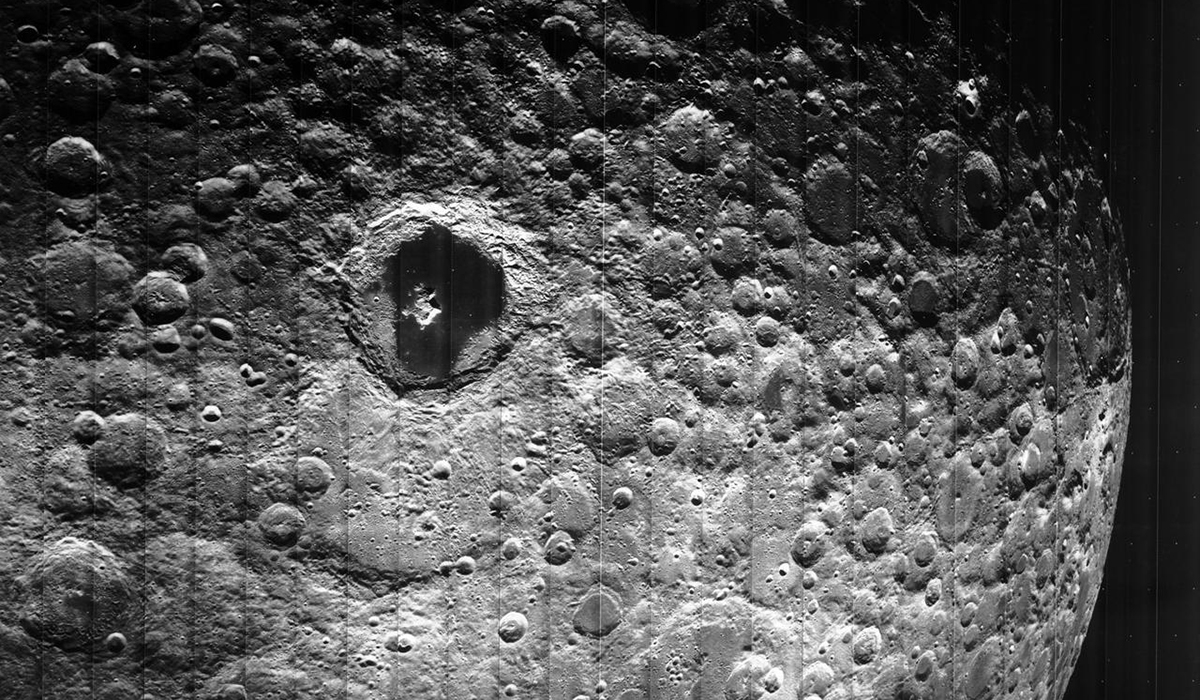
#> input picture Semana4/FFT2D/moon.jpg, 1200 x 700 px
$ jupyter execute --allow-errors FFT2D.ipynb
#> lines starting #> are read from the running program, lines starting #| are printed output that depends on the picture
EJERCICIO 1: FILTRO RUIDO PERIÓDICO IMAGEN 2D

[cell 1]
import numpy as np
import matplotlib.pylab as plt
from scipy.fftpack import fft, fftfreq, fft2, fftshift, ifft2, ifftshift

# 1) Almacene los datos de la imagen (use imread: https://matplotlib.org/stable/api/_as_gen/matplotlib.pyplot.imread.html)

# 2) Use la librería de scipy de transformada de fourier en 2d y la trasnformada inversa
#(https://docs.scipy.org/doc/scipy/reference/generated/scipy.fft.fft2.html)
#para hacer un código que filtre el ruido periodico que tiene la imagen de la luna.

#3) haga una gráfica de la imagen filtrada y guárdela en LunaFiltrada.png

#imagen: https://blogs.3ds.com/simulia/wp-content/uploads/sites/18/2019/07/NASA_Moon.jpg

[cell 2]
#1

name = "moon.jpg"
data = plt.imread(name)
#> data is the input picture: shape (700, 1200); min 0, max 255, mean 83.6

data.shape
#> Out = (700, 1200)

[cell 3]
#2

ft = fft2(data)

ft_shifted = fftshift(ft)

plt.figure()
plt.imshow(np.real(ft_shifted), cmap="gray", vmin =0, vmax=200)
plt.title('Espectro de Frecuencias (antes del filtrado)')
plt.colorbar()

plt.show()
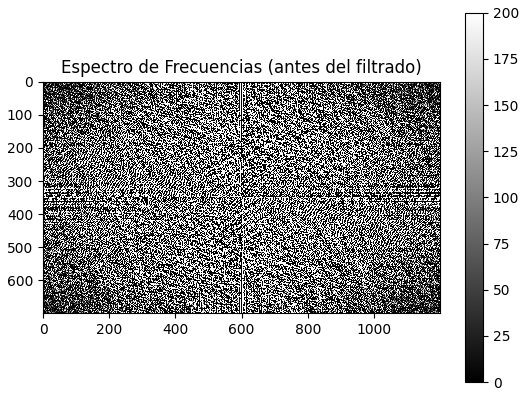
#> figure drawn by matplotlib, 2 panels

[cell 4]
umbral = 10000

ft_shifted_filtered = ft_shifted.copy()

ft_shifted_filtered[340:360][np.abs(ft_shifted[340:360]) > umbral] = 100

ft_shifted_filtered[:,590:610][np.abs(ft_shifted[:,590:610]) > umbral] = 100


plt.figure()
plt.imshow(np.real(ft_shifted_filtered), cmap='gray', vmin =0, vmax=200)
plt.title('Espectro de Frecuencias (después del filtrado)')
plt.colorbar()
plt.show()
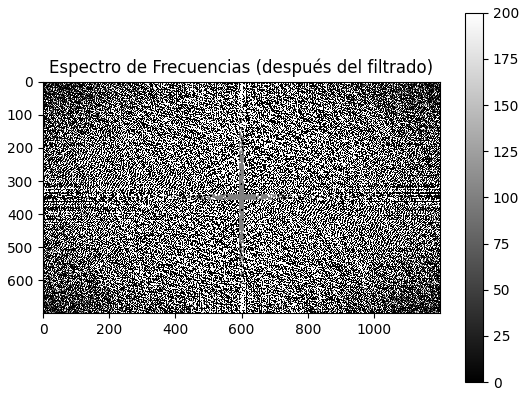
#> figure drawn by matplotlib, 2 panels

[cell 5]
filtered = np.abs(ifft2(ifftshift(ft_shifted_filtered)))
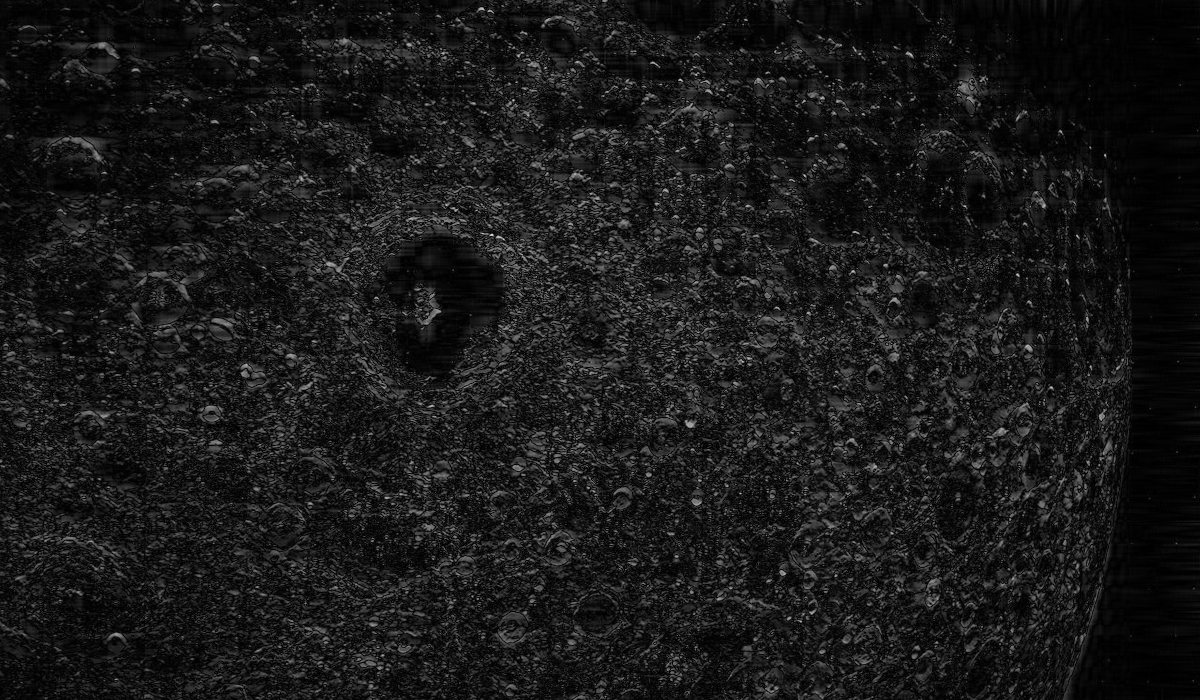
#> filtered: shape (700, 1200) float64; min 0.00231, max 207.8, mean 25.8

fig, axs = plt.subplots(1, 2, figsize=(9, 4))
axs[0].imshow(data, cmap='gray')
axs[0].set_title('Imagen original')
axs[1].imshow(filtered, cmap='gray')
axs[1].set_title('Imagen "filtrada"')

plt.show()
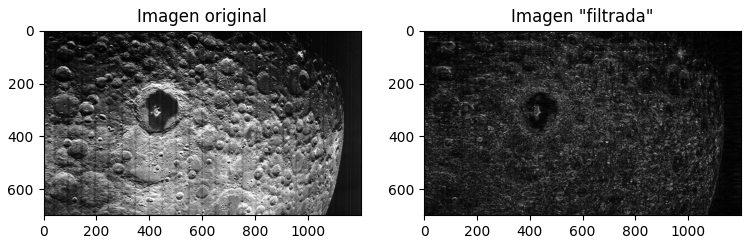
#> figure drawn by matplotlib, 2 panels
